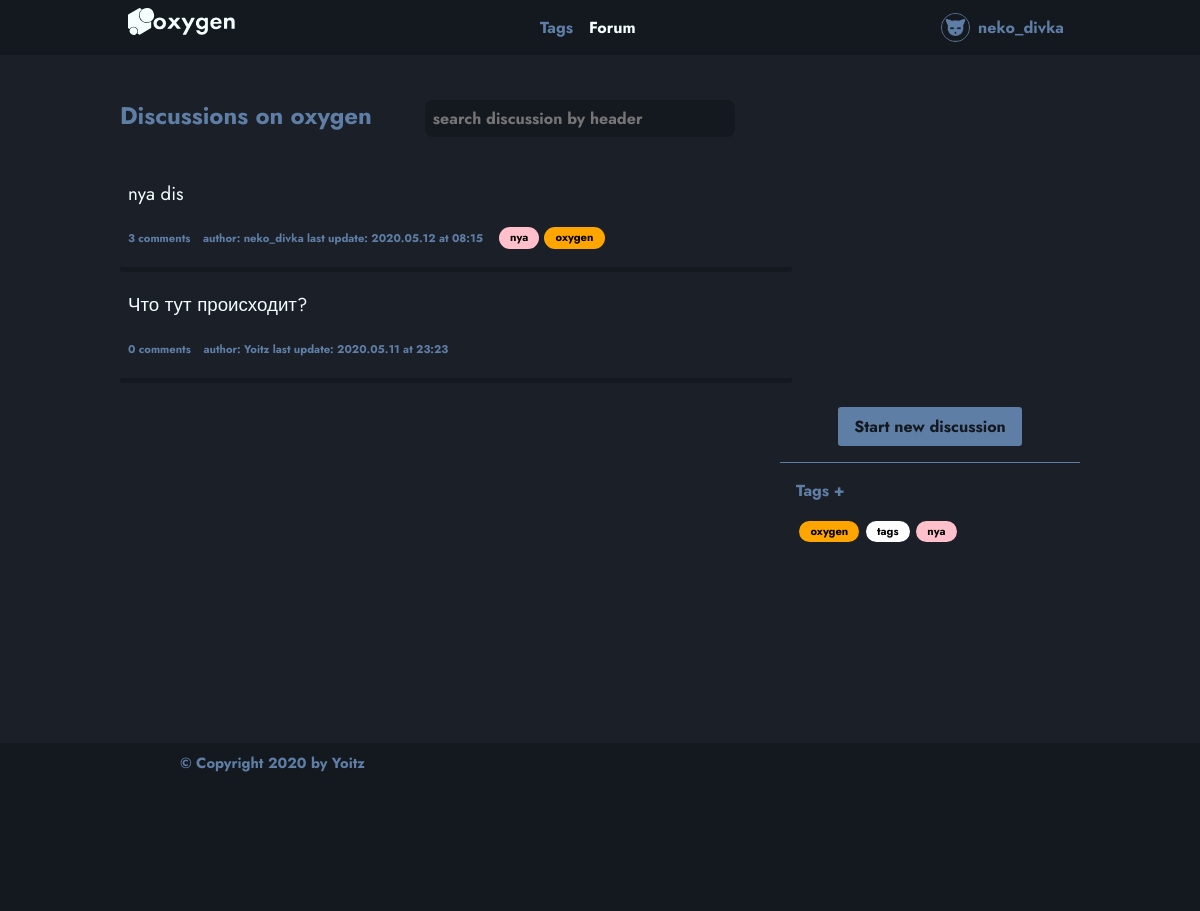
Page /forum (signed in) on the committed database.
### app/alchemy/models/users.py (models this page shows, shortened)
class User(UserMixin, SqlAlchemyBase):
    __tablename__ = 'users'
    id = sqlalchemy.Column(
        sqlalchemy.Integer,
        primary_key=True,
        autoincrement=True
    )
    login = sqlalchemy.Column(
        sqlalchemy.String,
        unique=True
    )
    avatar = sqlalchemy.Column(sqlalchemy.String, default="static/images/avatars/av/avatar_00.png")
    personal_file = sqlalchemy.Column(
        sqlalchemy.String,
        unique=True
    )
    email = sqlalchemy.Column(sqlalchemy.String, unique=True)
    password_hash = sqlalchemy.Column(sqlalchemy.String)
    modified_date = sqlalchemy.Column(
        sqlalchemy.DateTime, default=datetime.datetime.now)
    last_enter_date = sqlalchemy.Column(
        sqlalchemy.DateTime, default=datetime.datetime.now)
    anwers     = orm.relation("Answer", back_populates='author')
    discussions     = orm.relation("Discussion", back_populates='author')
    tags     = orm.relation("Tag", back_populates='author')
    def __repr__(self):
        return f"<User> {self.id} {self.login} {self.email}"

### app/alchemy/models/discussions.py (models this page shows, shortened)
class Discussion(SqlAlchemyBase):
    __tablename__ = 'discussions'
    id = sqlalchemy.Column(
        sqlalchemy.Integer,
        primary_key=True,
        autoincrement=True
    )
    header = sqlalchemy.Column(
        sqlalchemy.String
    )
    personal_file = sqlalchemy.Column(
        sqlalchemy.String,
        unique=True
    )
    author_id = sqlalchemy.Column(
        sqlalchemy.Integer, sqlalchemy.ForeignKey("users.id")
    )
    author = orm.relation("User")
    creation_date = sqlalchemy.Column(
        sqlalchemy.DateTime, default=datetime.datetime.now)
    last_update_date = sqlalchemy.Column(
        sqlalchemy.DateTime, default=datetime.datetime.now)
    answers = orm.relation("Answer", back_populates='discussion')
    answers_cnt = sqlalchemy.Column(sqlalchemy.Integer, default=0)
    likes = sqlalchemy.Column(sqlalchemy.Integer, default=0)
    dislikes = sqlalchemy.Column(sqlalchemy.Integer, default=0)
    def get_tags(self):
        from app.alchemy import session as Session
        from app.alchemy.models.tags import Tag
        from json import loads
        session = Session.create_session()
        data = {}
        tags = []
        with open(f"./static/databases/frm_api-files{self.personal_file}", "r") as file:
            data = loads(file.read())
        q = session.query(Tag)
        for i in data['tag_ids']:
            tags.append(q.filter(Tag.id==i).first())
        print(tags)
        return tags
    def getBeautifulDate(self):
        data = (str(self.last_update_date)).split()
        data[0] = data[0].split('-')
        data[1] = data[1].split(':')[:2]
        return '.'.join(data[0]) + " at " + ":".join(data[1][:2])
    def to_dict_beauty(self):
        return {
            'id': self.id,
            'author': self.author,
            "header": self.header,
            'last_update': self.getBeautifulDate(),
            'answers': len(self.answers),
            'tags': self.get_tags(),
            'personal_file': f"/discussion_{self.id}.json"
        }

### app/alchemy/models/tags.py (models this page shows)
class Tag(SqlAlchemyBase):
    __tablename__ = 'tags'
    id = sqlalchemy.Column(
        sqlalchemy.Integer,
        primary_key=True,
        autoincrement=True
    )
    header = sqlalchemy.Column(
        sqlalchemy.String,
        unique=True
    )
    color = sqlalchemy.Column(
        sqlalchemy.String
    )
    bg_color = sqlalchemy.Column(
        sqlalchemy.String
    )
    author_id = sqlalchemy.Column(
        sqlalchemy.Integer, sqlalchemy.ForeignKey("users.id")
    )
    author = orm.relation("User")
    popularity = sqlalchemy.Column(sqlalchemy.Integer, default=0)
    creation_date = sqlalchemy.Column(
        sqlalchemy.DateTime, default=datetime.datetime.now)
    last_using_date = sqlalchemy.Column(
        sqlalchemy.DateTime, default=datetime.datetime.now)
    def __repr__(self):
        return f"<Tag> {self.id} from: {self.header} bg-color: {self.bg_color} color: {self.color} author: {self.author}"
    def to_dict(self):
        return {
            "type": "<Tag>",
            "repr": self.__repr__(),
            "id": self.id,
            "header": self.header,
            "bg_color": self.bg_color,
            "color": self.color,
            "author_id": self.author_id
        }

### app/services/forums/frm_api.py (the view)
@blueprint.route("/forum")
def main():
    headers = {
            "main": "Forum",
            "brand": SvgMaster.getFullLogo(),
            "menu": JsonMaster.htmlifyFile(
                "./templates/json-templates/menu.json",
                {
                    "activated": ["forum"]
                }
            ),
            "user": UserMaster.get_userBar()
    }
    forum = list(session.query(Discussion).all())[::-1];
    forum = list(map(lambda x: x.to_dict_beauty(), forum))
    return flask.render_template(
        "general-templates/forum.html",
        title="oxygen forum",
        headers=headers,
        tags=getListTags(),
        forum=forum
    )

### app/alchemy/session.py (called while the page is built)
def create_session() -> Session:
	global __factory
	return __factory()

### app/services/courier/jsr.py (called while the page is built)
    def getJson(filename: str):
        with open(filename, "r") as file:
            return json.load(file)

    def htmlifyFile(filename, attr={}) -> dict:
        if "attr" not in attr: attr['attr'] = {}
        attr['attr']['adress']=flask.request.host
        return JsonMaster.htmlify(
            JsonMaster.getJson(filename),
            (attr["activated"] if "activated" in attr else []),
            (attr["attr"] if "attr" in attr else {}),
        )

### app/services/courier/svg.py (called while the page is built)
        def getFullLogo():
            with open("./static/logo/logo_full_mono.svg", "r") as svg: return svg.read()

### app/services/forums/tgs_api.py (called while the page is built)
def getListTags():
    return list(map(lambda x: x.to_dict(), session.query(Tag).all()))

### app/services/users/usr_api.py (called while the page is built)
def get_userBar():
    if not flogin.current_user.is_authenticated:
        return JsonMaster.htmlifyFile("./templates/json-templates/user-bar.json", {})["unautorised"]
    else:
        return JsonMaster.htmlifyFile(
            "./templates/json-templates/user-bar.json",
            {
                "attr": {
                    "username": flogin.current_user.login,
                    "user-avatar": flogin.current_user.avatar
                }
            }
        )["autorised"]

@login_manager.user_loader
def load_user(id):
    return session.query(User).filter( User.id==int(id) ).first()

### templates/block-templates/autorised.html (shortened to what this page needs)
<nav class="popup-parent" >
    <a href="\me" class="user-head">
        <li class="btn item">
            <div class="wrap">
                <img class="img-1 item nohover" src="{{adress}}/{{attr["user-avatar"]}}">
                <div class="item nohover">{{attr["username"]}}</div>
            </div>
        </li>
    </a>
</nav>

### templates/general-templates/forum.html (shortened to what this page needs)
{% extends "general-templates/basic.html" %}
{% block content %}
<div class="w-80 mrg-auto wrap">
        <div id="forum" class="w-70 left-block" >
            <nav method="GET" class="search mrg-auto" style="display: inline-block; margin-left:0; margin-bottom: 0.5rem; min-width: 300px;">
                    <div class="mrg-auto" style="display: inline-block; min-width: 300px">
                        <h1>Discussions on oxygen</h1>
                    </div>
                    <input class="mrg-auto" onchange="search('discussions', this)" onkeyup="search('discussions', this)" type="text" name="tag-search"  placeholder="search discussion by header">
            </nav>
            <nav id="disc-list">
            {%for discuss in forum %}
            <a href="forum/d/{{discuss['id']}}"><div class="discussion">
                <div class="head">
                    <h3 class="w-90">{{discuss['header']}}</h3>
                </div>
                <div style="margin-right: 0;">
                    <div style="display: inline-block;">
                        <div style="display: flex; flex-wrap: wrap;">
                            <span class="item">{{ discuss['answers'] }} comments</span>
                            <span class="item">author: {{ discuss['author'].login }} last update: {{ discuss['last_update'] }}</span>
                            {%for i in discuss['tags']%}
                                <span class="tag" style="color:{{i['color']}}; background-color:{{i['bg_color']}}">{{i['header']}}</span>
                            {%endfor%}
                        </div>
                    </div>
                </div>
            </div></a>
            {% endfor %}
            </nav>
        </div>
    <div class="w-25 right-block mrg-auto" style="margin-top: 0.5em;">
        <div class="card-flex" >
            <a href="/forum/new" class="mrg-auto btn-visible btn item">Start new discussion</a>
        </div>
        <div class="line"></div>
        <div class="card-flex card w-90">
            <a href="/tags" class="btn" style="underline; display: block; width: 100%; margin-bottom: 1rem" title="Add new tags">Tags +</a>
            <div style="display: flex; flex-wrap: wrap;">
                {%for i in tags%}
                    <span class="tag" style="color:{{i['color']}}; background-color:{{i['bg_color']}}">{{i['header']}}</span>
                {%endfor%}
            </div>
        </div>
    </div>
</div>
{% endblock %}

### templates/general-templates/basic.html (shortened to what this page needs)
<!DOCTYPE html>
<html lang="ru">
{% block head%}
<head>
		<link rel="stylesheet" href="/static/styles/general.css">
</head>
{% endblock %}
<body>
    {% block bar %}
		<nav class="fixed-top bg-dark header" id="topBar">
            <div class=" w-80 mrg-auto">
                <a class="brand svg-light" href="/">
                    {% if headers %}
                    {{headers['brand'] | safe}}
                    {% else %}
                    oxygen
                    {% endif %}
                </a>
                <ul class="linear-menu">
                    {% if headers %}
                        {% for i in headers['menu']['queue'] %}
                            {{headers['menu'][i] | safe}}
                        {% endfor %}
                    {% else %}
                        <a href="/"><li class="btn item">News</li></a>
                        <a href="/"><li class="btn item">Forum</li></a>
                    {% endif %}
                </ul>
                <ul class="linear-menu">
                    {% if headers %}
                        {{headers['user'] | safe}}
                    {% else %}
                        user system is broken!
                    {% endif %}
                </ul>
            </div>
		</nav>
    {% endblock bar %}
	{% block main %}
        <main class="container main" id="content" role="main">
            <br>
            {% block content %}
            {% endblock content %}
        </main>
	{% endblock main %}
	<footer class="pressed-bottom bg-dark footer">
		<div class="container w-70 mrg-auto" id="footer">
			<span class='copyright'>
				{% block footer_content %}
		        &copy; Copyright 2020 by <a href="/">Yoitz</a>
		        {% endblock footer_content %}
			</span>
		</div>
	</footer>
  </body>
</html>

### static/styles/general.css (style rules this page uses)
:root { --black: #111; --white: #FFF; --deep-dark: #111215; --mid-dark: #212225; --light-dark: #313235; --clear-light: #F5FFFF; --deep-blue: #14191f; --dark-blue: #1b2028; --light-blue: #5f7ea6; --ultralight-blue: #6c7d93; }
* { transition: color .25s ease-in-out,background-color .25s ease-in-out,border-color .25s ease-in-out,box-shadow .25s ease-in-out !important; font-family: 'Jost', Sans-Serif; }
body { margin: 0; padding: 0; background-color: var(--dark-blue); font-family: 'Jost'; font-weight: 700; word-break: break-all; }
h1, h2, h3, h4, h5, h6 { color: var(--light-blue); }
a { text-decoration: none; color: var(--light-blue); }
.line { background-color: var(--light-blue); border: none; height: 1px; width: 100%; display: block; }
#content { min-height: 80vh; }
.btn { cursor: pointer; border-radius: 0.2rem; }
.btn * { cursor: pointer; }
.btn-visible { background-color: var(--light-blue); color: var(--deep-blue) !important; padding: 1rem; padding-top: 0.5rem; padding-bottom: 0.5rem; }
.bg-dark { background-color: var(--deep-blue); color: var(--clear-light); }
.bg-dark * { color: var(--clear-light); }
.linear-menu { display: inline-flex; height: 100%; margin: auto; margin-right: 0; }
.linear-menu .item { display: inline-block; padding: 0.5rem; color: var(--light-blue); }
.active { color: var(--clear-light) !important; }
.fixed-top { position: sticky; top: 0; }
.img-1 { padding: 0px !important; margin: auto; height: 1.7rem; width: 1.7rem; border-radius: 1rem; border: 0.1rem solid var(--light-blue); background-color: red; }
.pressed-bottom { margin-top: 3em; position: relative; width: 100%; display: block; bottom: 0; }
.footer { min-height: 20vh; padding-top: 1vh; color: var(--light-blue); }
.footer * { color: var(--light-blue); }
.copyright { color: var(--light-blue); font-size: 11pt; }
.brand { display: inline-block; padding: 0.5em; }
.brand svg { height: 1.7rem; transition: fill .25s ease-in-out !important; }
.header { margin: 0; z-index: 9999; }
.header div { display: flex; flex-wrap: wrap; }
.container { height: 100%; }
.mrg-auto { margin: auto; }
.wrap { display: flex; flex-wrap: wrap; }
.right-block { margin-right: 0; display: inline-block; min-width: 300px; }
.left-block { min-width: 300px; margin-right: 0; display: inline-block; }
.card { min-width: 300px; display: block; border-radius: 0.2rem; background-color: var(--deep-blue); }
.card-flex { min-width: 300px; display: flex; flex-wrap: wrap; padding-top: 1rem; padding-bottom: 1rem; }
.right-block { display: block; background-color: inherit; }
.right-block > .card { background-color: inherit; padding: 1em; }
.popup-parent { cursor: pointer; }
.nohover { background-color: inherit !important; }
.discussion { background-color: var(--dark-blue); border-radius: 0.2rem; min-height: 50px; padding: 0.5rem; padding-top: 0; padding-bottom: 1rem; border-bottom: 5px solid var(--deep-blue); cursor: pointer; }
.discussion .item { display: inline-block; font-size: 0.7rem; border-radius: 1.5rem; padding: 0.7rem; margin: 0.1rem; margin-left: 0; padding-left: 0; padding-top: 0.2rem; padding-bottom: 0.2rem; cursor: pointer; color: var(--light-blue); }
.discussion .tag { margin: 0.1rem; margin-left: 0.2rem; }
.discussion .head { display: inline-block; font-size: 1rem; width: 100%; font-weight: 400; padding: 0; color: var(--clear-light); }
.discussion .head h3 { display: inline-block; font-weight: 400; color: var(--clear-light); }
.tag { display: inline-block; font-size: 0.7rem; border-radius: 1.5rem; text-align: center; padding: 0.7rem; margin: 0.2rem; padding-top: 0.1rem; padding-bottom: 0.2rem; cursor: pointer; }
.search input { min-width: 300px; border: none; font-weight: 700; font-size: 1rem; background-color: var(--deep-blue); border-radius: 0.5rem; padding-left: 0.5rem; height: 2.2rem; color: var(--light-blue); }
.w-90 { width: 90%; }
.w-80 { width: 80%; }
.w-70 { width: 70%; }
.w-25 { width: 25%; }
.svg-light { fill: var(--clear-light); }

### rows in the picture
User: avatar (picture), username "neko_divka"
Discussion: header "nya dis", answers "3", author.login "neko_divka", last_update "2020.05.12 at 08:15"
Tag: header "nya"
Tag: header "oxygen"
Discussion: header "Что тут происходит?", answers "0", author.login "Yoitz", last_update "2020.05.11 at 23:23"
Tag: header "tags"

### other values in the picture
{{ headers['menu'][i] | safe }} "Tags" "Forum"
